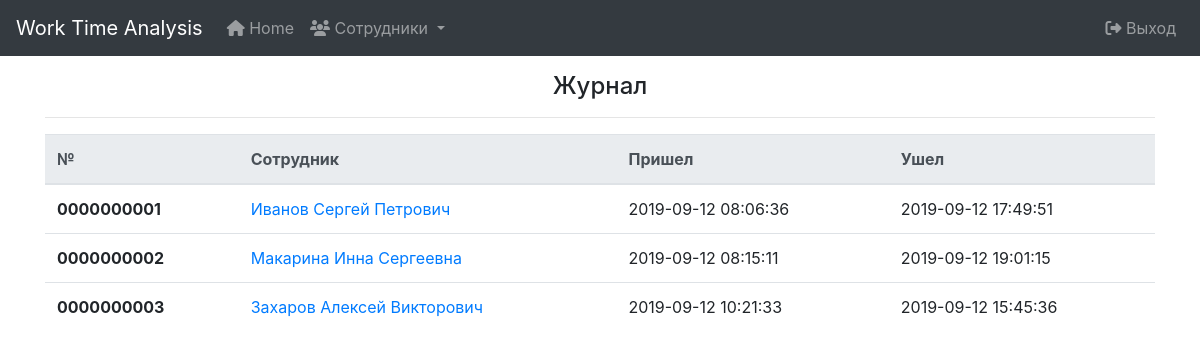
Before: /main/ (signed in) with the older database file.
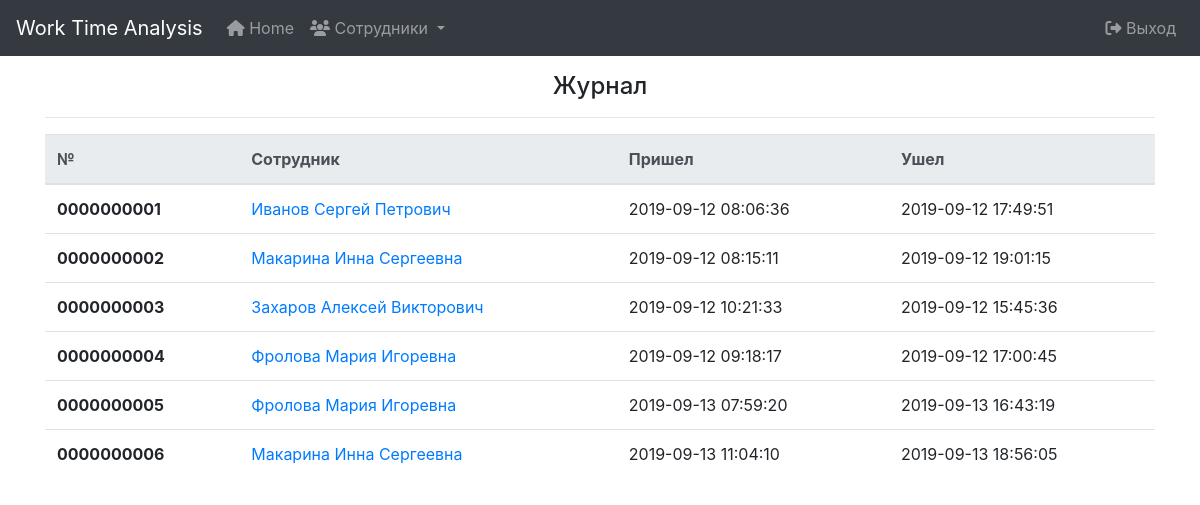
After: the same page with the newer database file.
### tables this page shows
CREATE TABLE `journal` (
  `id` int(10) UNSIGNED ZEROFILL NOT NULL,
  `worker` int(7) UNSIGNED ZEROFILL NOT NULL DEFAULT 0000000,
  `ardate` datetime DEFAULT NULL,
  `oudate` datetime DEFAULT NULL
);

CREATE TABLE `workers` (
  `id` int(7) UNSIGNED ZEROFILL NOT NULL,
  `fio` char(70) NOT NULL,
  `position` int(5) UNSIGNED ZEROFILL NOT NULL
);

### mods/Database.php (called while the page is built, shortened)
<?php
class Database
{
    public $db;
    public function __construct()
    {
        if(empty($this->db))
        {
            try{
                $this->db = new PDO(DB_DSN,DB_USER,DB_PASSWD,DB_OPT);
                return $this->db;
            } catch (PDOException $ex) {
                $this->errorInfo = '<div class="alert alert-danger">'.$ex->getMessage().'</div>';
            }
        } else {
          return $this->db;
        }
    }
    public function get_journal()
    {
        return $this->db->query('SELECT j.id, w.fio, j.ardate, j.oudate, w.id as w_id FROM journal j, workers w WHERE w.id = j.worker ORDER BY j.id')->fetchAll();
    }
}

### main/index.php (the view, shortened to what this page needs)
<?php session_start(); if(!$_SESSION['access']){header('HTTP/1.1 404 Not Found');
    header("Status: 404 Not Found");
    header('Location:../404/');} require_once '../mods/Database.php';?>
<!doctype html>
<html lang="ru">
<head>
    <link rel="stylesheet" href="../vendors/bootstrap/dist/css/bootstrap.min.css">
    <link rel="stylesheet" href="../css/style.css">
</head>
<body>
<nav class="navbar navbar-expand-lg navbar-dark bg-dark">
    <a class="navbar-brand" href="/">Work Time Analysis</a>
    <div class="collapse navbar-collapse" id="navbarSupportedContent">
        <ul class="navbar-nav mr-auto">
            <li class="nav-item">
                <a class="nav-link" href="/main"><i class="fas fa-home"></i></span> Home</a>
            </li>
            <li class="nav-item dropdown">
                <a class="nav-link dropdown-toggle" href="#" id="navbarDropdown" role="button" data-toggle="dropdown" aria-haspopup="true" aria-expanded="false">
                    <span><i class="fas fa-users"></i></span> Сотрудники
                </a>
            </li>
        </ul>
        <div class="form-inline my-2 my-lg-0">
            <ul class="navbar-nav">
                <li class="nav-item">
                    <a class="nav-link" href="/main/logout/"><span><i class="fas fa-sign-out-alt"></i></span> Выход</a>
                </li>
            </ul>
        </div>
    </div>
</nav>
<div class="container mt-3">
    <h4 class="text-center">Журнал</h4>
    <hr>
    <div>
         <table class="table">
            <thead class="thead-light">
            <tr>
                <th>№</th>
                <th>Сотрудник</th>
                <th>Пришел</th>
                <th>Ушел</th>
            </tr>
            </thead>
            <tbody>
            <?php
            $db=new Database();
            foreach ($db->get_journal() as $row)
            {
                echo '<tr><th scope="row">'.$row['id'].'</th><td><a target="_blank" href="../workers/view?id='.$row['w_id'].'">'.$row['fio'].'</a></td><td>'.$row['ardate'].'</td><td>'.$row['oudate'].'</td></tr>';
            }
            ?>
            </tbody>
        </table>
    </div>
</div>
</body>
</html>

Changed rows visible on the page:
added journal: id "0000000004", workers.fio "Фролова Мария Игоревна", ardate "2019-09-12 09:18:17", oudate "2019-09-12 17:00:45"
added journal: id "0000000005", workers.fio "Фролова Мария Игоревна", ardate "2019-09-13 07:59:20", oudate "2019-09-13 16:43:19"
added journal: id "0000000006", workers.fio "Макарина Инна Сергеевна", ardate "2019-09-13 11:04:10", oudate "2019-09-13 18:56:05"
